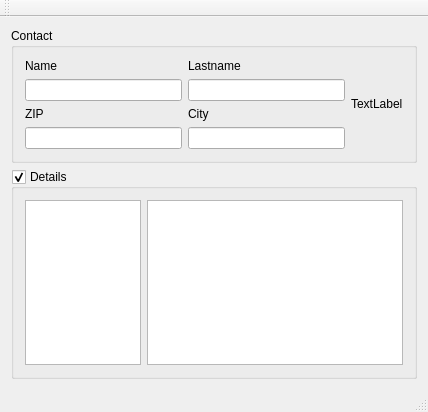
<?xml version="1.0" encoding="UTF-8"?>
<ui version="4.0">
 <class>MainWindow</class>
 <widget class="QMainWindow" name="MainWindow">
  <property name="geometry">
   <rect>
    <x>0</x>
    <y>0</y>
    <width>428</width>
    <height>412</height>
   </rect>
  </property>
  <property name="windowTitle">
   <string>MainWindow</string>
  </property>
  <widget class="QWidget" name="centralWidget">
   <layout class="QVBoxLayout" name="verticalLayout">
    <item>
     <widget class="QGroupBox" name="groupBox">
      <property name="title">
       <string>Contact</string>
      </property>
      <layout class="QHBoxLayout" name="horizontalLayout">
       <item>
        <layout class="QGridLayout" name="gridLayout">
         <item row="0" column="0">
          <widget class="QLabel" name="label">
           <property name="text">
            <string>Name</string>
           </property>
          </widget>
         </item>
         <item row="0" column="1">
          <widget class="QLabel" name="label_3">
           <property name="text">
            <string>Lastname</string>
           </property>
          </widget>
         </item>
         <item row="1" column="0">
          <widget class="QLineEdit" name="lineEdit"/>
         </item>
         <item row="1" column="1">
          <widget class="QLineEdit" name="lineEdit_2"/>
         </item>
         <item row="2" column="0">
          <widget class="QLabel" name="label_2">
           <property name="text">
            <string>ZIP</string>
           </property>
          </widget>
         </item>
         <item row="2" column="1">
          <widget class="QLabel" name="label_4">
           <property name="text">
            <string>City</string>
           </property>
          </widget>
         </item>
         <item row="3" column="0">
          <widget class="QLineEdit" name="lineEdit_3"/>
         </item>
         <item row="3" column="1">
          <widget class="QLineEdit" name="lineEdit_4"/>
         </item>
        </layout>
       </item>
       <item>
        <widget class="QLabel" name="label_5">
         <property name="text">
          <string>TextLabel</string>
         </property>
        </widget>
       </item>
      </layout>
     </widget>
    </item>
    <item>
     <widget class="QGroupBox" name="groupBox_2">
      <property name="title">
       <string>Details</string>
      </property>
      <property name="checkable">
       <bool>true</bool>
      </property>
      <layout class="QGridLayout" name="gridLayout_2">
       <item row="0" column="0">
        <layout class="QHBoxLayout" name="horizontalLayout_2" stretch="1,2">
         <item>
          <widget class="QTextEdit" name="textEdit_2"/>
         </item>
         <item>
          <widget class="QTextEdit" name="textEdit">
           <property name="sizePolicy">
            <sizepolicy hsizetype="Fixed" vsizetype="Expanding">
             <horstretch>0</horstretch>
             <verstretch>0</verstretch>
            </sizepolicy>
           </property>
          </widget>
         </item>
        </layout>
       </item>
      </layout>
     </widget>
    </item>
   </layout>
  </widget>
  <widget class="QMenuBar" name="menuBar">
   <property name="geometry">
    <rect>
     <x>0</x>
     <y>0</y>
     <width>428</width>
     <height>22</height>
    </rect>
   </property>
  </widget>
  <widget class="QToolBar" name="mainToolBar">
   <attribute name="toolBarArea">
    <enum>TopToolBarArea</enum>
   </attribute>
   <attribute name="toolBarBreak">
    <bool>false</bool>
   </attribute>
  </widget>
  <widget class="QStatusBar" name="statusBar"/>
 </widget>
 <layoutdefault spacing="6" margin="11"/>
 <resources/>
 <connections/>
</ui>
